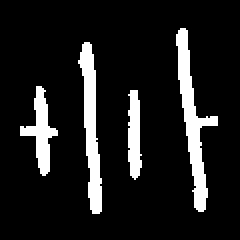
#> input picture Data Mining/DM_dataset_hw1/battery/1.bmp, 120 x 120 px (shown 2 times larger); its folder holds only this picture in this run
$ jupyter execute --allow-errors veri_madenciligi.ipynb
#> lines starting #> are read from the running program, lines starting #| are printed output that depends on the picture; after the words box and inside, x2 and y2 are one past the last pixel; in counts of white or black regions, pixels touching at a corner belong together
#> further down, image is the input picture: PIL image 120x120 L; 11.7% white; 4 white regions, box (x1, y1, x2, y2) and area: (88, 14, 109, 106) 612, (39, 21, 51, 107) 515, (10, 43, 29, 88) 321, (64, 45, 71, 90) 241
#> `image_28x28 = np.array(Image.fromarray(image_np).resize((28, 28)))`:
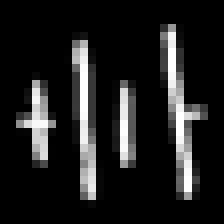
#> image_28x28: shape (28, 28) (shown 8 times larger); min 0, max 255, mean 30.9
#> `image_1d = image_28x28.reshape(-1)`: image_1d = 784 values, max 1 at index 189, min 0 at index 0, mean 0.121
[cell 1]
import os
from PIL import Image
import numpy as np
from sklearn.tree import DecisionTreeClassifier
from sklearn.neighbors import KNeighborsClassifier
from sklearn.model_selection import train_test_split
from sklearn.tree import plot_tree
from sklearn.svm import SVC
from sklearn.naive_bayes import GaussianNB
from sklearn.model_selection import StratifiedKFold
from sklearn.metrics import (
    accuracy_score,
    precision_score,
    recall_score,
    f1_score,
    confusion_matrix,
)
from sklearn.metrics._plot.confusion_matrix import ConfusionMatrixDisplay
import matplotlib.pyplot as plt
import time

folders = [
    'DM_dataset_hw1/battery',
    'DM_dataset_hw1/dc_volt_src',
    'DM_dataset_hw1/diode',
    'DM_dataset_hw1/gnd',
    'DM_dataset_hw1/inductor',
    'DM_dataset_hw1/resistor',
    'DM_dataset_hw1/voltmeter'
]

images = []

#> (the rest of this cell did not finish here and is left out)
